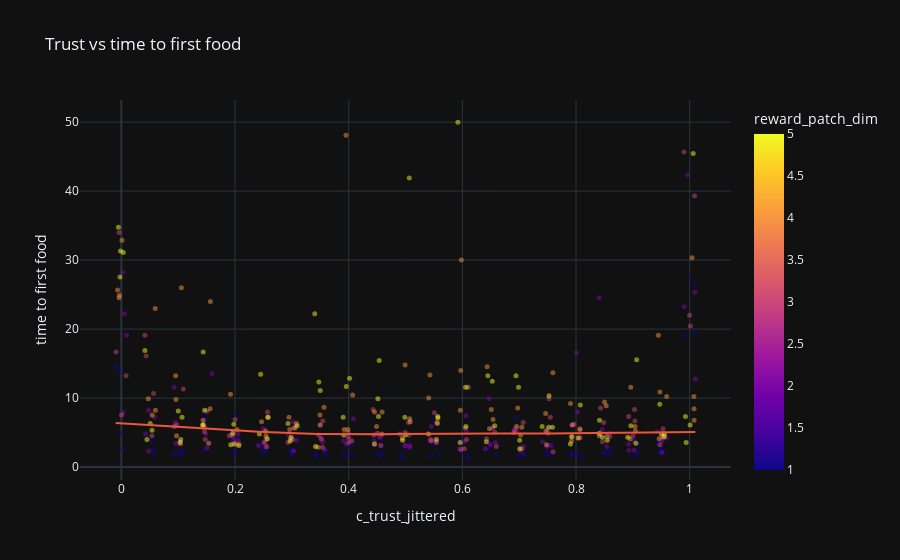

Source (notebook cell):
### Code cell
# note that initially the utility of communicating grows faster
jitter = 0.01
impactDF["c_trust_jittered"] = impactDF["c_trust"] + np.random.uniform(
    -jitter, jitter, len(impactDF)
)


fig = px.scatter(
    impactDF,
    x="c_trust_jittered",
    y="time to first food",
    color="reward_patch_dim",
    template="plotly_dark",
    title="Trust vs time to first food",
    trendline="lowess",
)

fig.update_traces({"marker": {"size": 5, "opacity": 0.5}})

fig.show()

### Figure 1 — Plotly figure (JSON) as saved in the notebook; plotly's stock layout.template omitted (floating-point values rounded to 4 significant figures; data arrays with more than 128 entries replaced by an {"elided": "..."} marker saying what was removed)
{"data": [{"hovertemplate": "c_trust_jittered=%{x}<br>time to first food=%{y}<br>reward_patch_dim=%{marker.color}<extra></extra>", "legendgroup": "", "marker": {"color": {"elided": "420 int values"}, "coloraxis": "coloraxis", "opacity": 0.5, "size": 5, "symbol": "circle"}, "mode": "markers", "name": "", "orientation": "v", "showlegend": false, "type": "scatter", "x": {"elided": "420 float values"}, "xaxis": "x", "y": {"elided": "420 float values"}, "yaxis": "y"}, {"hovertemplate": "<b>LOWESS trendline</b><br><br>c_trust_jittered=%{x}<br>time to first food=%{y} <b>(trend)</b><extra></extra>", "legendgroup": "", "marker": {"opacity": 0.5, "size": 5, "symbol": "circle"}, "mode": "lines", "name": "", "showlegend": false, "type": "scatter", "x": {"elided": "420 float values"}, "xaxis": "x", "y": {"elided": "420 float values"}, "yaxis": "y"}], "layout": {"coloraxis": {"colorbar": {"title": {"text": "reward_patch_dim"}}, "colorscale": [[0, "#0d0887"], [0.1111, "#46039f"], [0.2222, "#7201a8"], [0.3333, "#9c179e"], [0.4444, "#bd3786"], [0.5556, "#d8576b"], [0.6667, "#ed7953"], [0.7778, "#fb9f3a"], [0.8889, "#fdca26"], [1, "#f0f921"]]}, "legend": {"tracegroupgap": 0}, "title": {"text": "Trust vs time to first food"}, "xaxis": {"anchor": "y", "domain": [0, 1], "title": {"text": "c_trust_jittered"}}, "yaxis": {"anchor": "x", "domain": [0, 1], "title": {"text": "time to first food"}}}}
